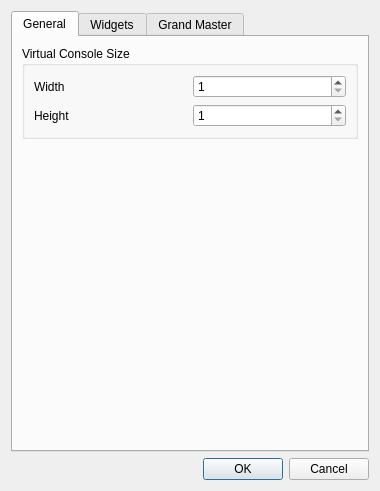
<?xml version="1.0" encoding="UTF-8"?>
<ui version="4.0">
 <author>Massimo Callegari</author>
 <comment>
  Q Light Controller Plus
  vcproperties.ui

  Copyright (c) 2015 Massimo Callegari

  Licensed under the Apache License, Version 2.0 (the "License");
  you may not use this file except in compliance with the License.
  You may obtain a copy of the License at

      http://www.apache.org/licenses/LICENSE-2.0.txt

  Unless required by applicable law or agreed to in writing, software
  distributed under the License is distributed on an "AS IS" BASIS,
  WITHOUT WARRANTIES OR CONDITIONS OF ANY KIND, either express or implied.
  See the License for the specific language governing permissions and
  limitations under the License.
 </comment>
 <class>VCPropertiesEditor</class>
 <widget class="QDialog" name="VCPropertiesEditor">
  <property name="geometry">
   <rect>
    <x>0</x>
    <y>0</y>
    <width>380</width>
    <height>491</height>
   </rect>
  </property>
  <property name="windowTitle">
   <string>Virtual Console Settings</string>
  </property>
  <layout class="QVBoxLayout" name="verticalLayout">
   <item>
    <widget class="QTabWidget" name="m_tab">
     <property name="currentIndex">
      <number>0</number>
     </property>
     <widget class="QWidget" name="Layout">
      <attribute name="title">
       <string>General</string>
      </attribute>
      <layout class="QGridLayout" name="gridLayout_3">
       <item row="0" column="0">
        <widget class="QGroupBox" name="m_sizeGroup">
         <property name="title">
          <string>Virtual Console Size</string>
         </property>
         <layout class="QGridLayout" name="gridLayout">
          <item row="0" column="0">
           <widget class="QLabel" name="label_3">
            <property name="text">
             <string>Width</string>
            </property>
           </widget>
          </item>
          <item row="0" column="1">
           <widget class="QSpinBox" name="m_sizeXSpin">
            <property name="toolTip">
             <string>Widget grid layout X resolution</string>
            </property>
            <property name="suffix">
             <string/>
            </property>
            <property name="minimum">
             <number>1</number>
            </property>
            <property name="maximum">
             <number>9999</number>
            </property>
            <property name="value">
             <number>1</number>
            </property>
           </widget>
          </item>
          <item row="1" column="0">
           <widget class="QLabel" name="label_4">
            <property name="text">
             <string>Height</string>
            </property>
           </widget>
          </item>
          <item row="1" column="1">
           <widget class="QSpinBox" name="m_sizeYSpin">
            <property name="toolTip">
             <string>Widget grid layout X resolution</string>
            </property>
            <property name="suffix">
             <string/>
            </property>
            <property name="minimum">
             <number>1</number>
            </property>
            <property name="maximum">
             <number>9999</number>
            </property>
            <property name="value">
             <number>1</number>
            </property>
           </widget>
          </item>
         </layout>
        </widget>
       </item>
       <item row="1" column="0">
        <spacer name="verticalSpacer_2">
         <property name="orientation">
          <enum>Qt::Vertical</enum>
         </property>
         <property name="sizeHint" stdset="0">
          <size>
           <width>20</width>
           <height>111</height>
          </size>
         </property>
        </spacer>
       </item>
      </layout>
     </widget>
     <widget class="QWidget" name="tab">
      <attribute name="title">
       <string>Widgets</string>
      </attribute>
      <layout class="QGridLayout" name="gridLayout_9">
       <item row="0" column="0">
        <widget class="QGroupBox" name="groupBox_3">
         <property name="sizePolicy">
          <sizepolicy hsizetype="Preferred" vsizetype="Preferred">
           <horstretch>0</horstretch>
           <verstretch>0</verstretch>
          </sizepolicy>
         </property>
         <property name="title">
          <string>Widgets default properties</string>
         </property>
         <layout class="QGridLayout" name="gridLayout_2">
          <item row="7" column="1">
           <widget class="QSpinBox" name="m_frameWspin">
            <property name="alignment">
             <set>Qt::AlignRight|Qt::AlignTrailing|Qt::AlignVCenter</set>
            </property>
            <property name="suffix">
             <string notr="true">px</string>
            </property>
            <property name="minimum">
             <number>5</number>
            </property>
            <property name="maximum">
             <number>1000</number>
            </property>
           </widget>
          </item>
          <item row="5" column="0">
           <widget class="QLabel" name="label_10">
            <property name="text">
             <string>XY Pad size</string>
            </property>
           </widget>
          </item>
          <item row="4" column="0">
           <widget class="QLabel" name="label_18">
            <property name="text">
             <string>Speed dial value</string>
            </property>
           </widget>
          </item>
          <item row="7" column="2">
           <widget class="QLabel" name="label_15">
            <property name="text">
             <string notr="true">x</string>
            </property>
           </widget>
          </item>
          <item row="7" column="3">
           <widget class="QSpinBox" name="m_frameHspin">
            <property name="alignment">
             <set>Qt::AlignRight|Qt::AlignTrailing|Qt::AlignVCenter</set>
            </property>
            <property name="suffix">
             <string notr="true">px</string>
            </property>
            <property name="minimum">
             <number>5</number>
            </property>
            <property name="maximum">
             <number>1000</number>
            </property>
           </widget>
          </item>
          <item row="8" column="2">
           <widget class="QLabel" name="label_17">
            <property name="text">
             <string notr="true">x</string>
            </property>
           </widget>
          </item>
          <item row="0" column="2">
           <widget class="QLabel" name="label_5">
            <property name="sizePolicy">
             <sizepolicy hsizetype="Fixed" vsizetype="Preferred">
              <horstretch>0</horstretch>
              <verstretch>0</verstretch>
             </sizepolicy>
            </property>
            <property name="text">
             <string notr="true">x</string>
            </property>
           </widget>
          </item>
          <item row="6" column="2">
           <widget class="QLabel" name="label_13">
            <property name="text">
             <string notr="true">x</string>
            </property>
           </widget>
          </item>
          <item row="2" column="0">
           <widget class="QLabel" name="label_6">
            <property name="text">
             <string>Slider size</string>
            </property>
           </widget>
          </item>
          <item row="9" column="0">
           <widget class="QLabel" name="label_20">
            <property name="text">
             <string>Audio triggers size</string>
            </property>
           </widget>
          </item>
          <item row="2" column="2">
           <widget class="QLabel" name="label_7">
            <property name="text">
             <string notr="true">x</string>
            </property>
           </widget>
          </item>
          <item row="8" column="0">
           <widget class="QLabel" name="label_16">
            <property name="text">
             <string>Solo frame size</string>
            </property>
           </widget>
          </item>
          <item row="1" column="3">
           <widget class="QRadioButton" name="m_buttonStatusBorderRadio">
            <property name="text">
             <string>Border</string>
            </property>
            <property name="checked">
             <bool>true</bool>
            </property>
           </widget>
          </item>
          <item row="8" column="1">
           <widget class="QSpinBox" name="m_soloWspin">
            <property name="alignment">
             <set>Qt::AlignRight|Qt::AlignTrailing|Qt::AlignVCenter</set>
            </property>
            <property name="suffix">
             <string notr="true">px</string>
            </property>
            <property name="minimum">
             <number>5</number>
            </property>
            <property name="maximum">
             <number>1000</number>
            </property>
           </widget>
          </item>
          <item row="2" column="3">
           <widget class="QSpinBox" name="m_sliderHspin">
            <property name="alignment">
             <set>Qt::AlignRight|Qt::AlignTrailing|Qt::AlignVCenter</set>
            </property>
            <property name="suffix">
             <string notr="true">px</string>
            </property>
            <property name="minimum">
             <number>5</number>
            </property>
            <property name="maximum">
             <number>1000</number>
            </property>
            <property name="value">
             <number>5</number>
            </property>
           </widget>
          </item>
          <item row="3" column="2">
           <widget class="QLabel" name="label_9">
            <property name="text">
             <string notr="true">x</string>
            </property>
           </widget>
          </item>
          <item row="9" column="2">
           <widget class="QLabel" name="label_21">
            <property name="text">
             <string notr="true">x</string>
            </property>
           </widget>
          </item>
          <item row="3" column="1">
           <widget class="QSpinBox" name="m_speedWspin">
            <property name="alignment">
             <set>Qt::AlignRight|Qt::AlignTrailing|Qt::AlignVCenter</set>
            </property>
            <property name="suffix">
             <string notr="true">px</string>
            </property>
            <property name="minimum">
             <number>5</number>
            </property>
            <property name="maximum">
             <number>1000</number>
            </property>
            <property name="value">
             <number>5</number>
            </property>
           </widget>
          </item>
          <item row="7" column="0">
           <widget class="QLabel" name="label_14">
            <property name="text">
             <string>Frame size</string>
            </property>
           </widget>
          </item>
          <item row="5" column="2">
           <widget class="QLabel" name="label_11">
            <property name="text">
             <string notr="true">x</string>
            </property>
           </widget>
          </item>
          <item row="6" column="3">
           <widget class="QSpinBox" name="m_cuelistHspin">
            <property name="alignment">
             <set>Qt::AlignRight|Qt::AlignTrailing|Qt::AlignVCenter</set>
            </property>
            <property name="suffix">
             <string notr="true">px</string>
            </property>
            <property name="minimum">
             <number>5</number>
            </property>
            <property name="maximum">
             <number>1000</number>
            </property>
           </widget>
          </item>
          <item row="9" column="1">
           <widget class="QSpinBox" name="m_audioWspin">
            <property name="alignment">
             <set>Qt::AlignRight|Qt::AlignTrailing|Qt::AlignVCenter</set>
            </property>
            <property name="suffix">
             <string>px</string>
            </property>
            <property name="minimum">
             <number>5</number>
            </property>
            <property name="maximum">
             <number>1000</number>
            </property>
           </widget>
          </item>
          <item row="3" column="3">
           <widget class="QSpinBox" name="m_speedHspin">
            <property name="alignment">
             <set>Qt::AlignRight|Qt::AlignTrailing|Qt::AlignVCenter</set>
            </property>
            <property name="suffix">
             <string notr="true">px</string>
            </property>
            <property name="minimum">
             <number>5</number>
            </property>
            <property name="maximum">
             <number>1000</number>
            </property>
            <property name="value">
             <number>5</number>
            </property>
           </widget>
          </item>
          <item row="2" column="1">
           <widget class="QSpinBox" name="m_sliderWspin">
            <property name="alignment">
             <set>Qt::AlignRight|Qt::AlignTrailing|Qt::AlignVCenter</set>
            </property>
            <property name="suffix">
             <string notr="true">px</string>
            </property>
            <property name="minimum">
             <number>5</number>
            </property>
            <property name="maximum">
             <number>1000</number>
            </property>
            <property name="value">
             <number>5</number>
            </property>
           </widget>
          </item>
          <item row="5" column="3">
           <widget class="QSpinBox" name="m_xypadHspin">
            <property name="alignment">
             <set>Qt::AlignRight|Qt::AlignTrailing|Qt::AlignVCenter</set>
            </property>
            <property name="suffix">
             <string notr="true">px</string>
            </property>
            <property name="minimum">
             <number>5</number>
            </property>
            <property name="maximum">
             <number>1000</number>
            </property>
           </widget>
          </item>
          <item row="5" column="1">
           <widget class="QSpinBox" name="m_xypadWspin">
            <property name="alignment">
             <set>Qt::AlignRight|Qt::AlignTrailing|Qt::AlignVCenter</set>
            </property>
            <property name="suffix">
             <string notr="true">px</string>
            </property>
            <property name="minimum">
             <number>5</number>
            </property>
            <property name="maximum">
             <number>1000</number>
            </property>
           </widget>
          </item>
          <item row="9" column="3">
           <widget class="QSpinBox" name="m_audioHspin">
            <property name="alignment">
             <set>Qt::AlignRight|Qt::AlignTrailing|Qt::AlignVCenter</set>
            </property>
            <property name="suffix">
             <string>px</string>
            </property>
            <property name="minimum">
             <number>5</number>
            </property>
            <property name="maximum">
             <number>1000</number>
            </property>
           </widget>
          </item>
          <item row="0" column="1">
           <widget class="QSpinBox" name="m_buttonWspin">
            <property name="alignment">
             <set>Qt::AlignRight|Qt::AlignTrailing|Qt::AlignVCenter</set>
            </property>
            <property name="suffix">
             <string notr="true">px</string>
            </property>
            <property name="minimum">
             <number>5</number>
            </property>
            <property name="maximum">
             <number>1000</number>
            </property>
            <property name="value">
             <number>5</number>
            </property>
           </widget>
          </item>
          <item row="8" column="3">
           <widget class="QSpinBox" name="m_soloHspin">
            <property name="alignment">
             <set>Qt::AlignRight|Qt::AlignTrailing|Qt::AlignVCenter</set>
            </property>
            <property name="suffix">
             <string notr="true">px</string>
            </property>
            <property name="minimum">
             <number>5</number>
            </property>
            <property name="maximum">
             <number>1000</number>
            </property>
           </widget>
          </item>
          <item row="4" column="1" colspan="3">
           <widget class="QLineEdit" name="m_speedValueEdit">
            <property name="alignment">
             <set>Qt::AlignRight|Qt::AlignTrailing|Qt::AlignVCenter</set>
            </property>
           </widget>
          </item>
          <item row="1" column="1">
           <widget class="QRadioButton" name="m_buttonStatusLEDRadio">
            <property name="text">
             <string>LED</string>
            </property>
            <property name="checked">
             <bool>false</bool>
            </property>
           </widget>
          </item>
          <item row="0" column="0">
           <widget class="QLabel" name="label_2">
            <property name="text">
             <string>Button size</string>
            </property>
           </widget>
          </item>
          <item row="6" column="0">
           <widget class="QLabel" name="label_12">
            <property name="text">
             <string>Cue List size</string>
            </property>
           </widget>
          </item>
          <item row="0" column="3">
           <widget class="QSpinBox" name="m_buttonHspin">
            <property name="alignment">
             <set>Qt::AlignRight|Qt::AlignTrailing|Qt::AlignVCenter</set>
            </property>
            <property name="suffix">
             <string notr="true">px</string>
            </property>
            <property name="minimum">
             <number>5</number>
            </property>
            <property name="maximum">
             <number>1000</number>
            </property>
            <property name="value">
             <number>5</number>
            </property>
           </widget>
          </item>
          <item row="3" column="0">
           <widget class="QLabel" name="label_8">
            <property name="text">
             <string>Speed dial size</string>
            </property>
           </widget>
          </item>
          <item row="6" column="1">
           <widget class="QSpinBox" name="m_cuelistWspin">
            <property name="alignment">
             <set>Qt::AlignRight|Qt::AlignTrailing|Qt::AlignVCenter</set>
            </property>
            <property name="suffix">
             <string notr="true">px</string>
            </property>
            <property name="minimum">
             <number>5</number>
            </property>
            <property name="maximum">
             <number>1000</number>
            </property>
           </widget>
          </item>
          <item row="1" column="0">
           <widget class="QLabel" name="label_19">
            <property name="text">
             <string>Button status style</string>
            </property>
           </widget>
          </item>
          <item row="10" column="0">
           <widget class="QLabel" name="label_22">
            <property name="text">
             <string>Animation size</string>
            </property>
           </widget>
          </item>
          <item row="10" column="1">
           <widget class="QSpinBox" name="m_matrixWspin">
            <property name="alignment">
             <set>Qt::AlignRight|Qt::AlignTrailing|Qt::AlignVCenter</set>
            </property>
            <property name="suffix">
             <string>px</string>
            </property>
            <property name="minimum">
             <number>5</number>
            </property>
            <property name="maximum">
             <number>1000</number>
            </property>
           </widget>
          </item>
          <item row="10" column="2">
           <widget class="QLabel" name="label_23">
            <property name="text">
             <string notr="true">x</string>
            </property>
           </widget>
          </item>
          <item row="10" column="3">
           <widget class="QSpinBox" name="m_matrixHspin">
            <property name="alignment">
             <set>Qt::AlignRight|Qt::AlignTrailing|Qt::AlignVCenter</set>
            </property>
            <property name="suffix">
             <string>px</string>
            </property>
            <property name="minimum">
             <number>5</number>
            </property>
            <property name="maximum">
             <number>1000</number>
            </property>
           </widget>
          </item>
         </layout>
        </widget>
       </item>
      </layout>
     </widget>
     <widget class="QWidget" name="GrandMaster">
      <attribute name="title">
       <string>Grand Master</string>
      </attribute>
      <layout class="QGridLayout" name="gridLayout_6">
       <item row="0" column="0">
        <widget class="QGroupBox" name="m_gmChannelsGroup">
         <property name="title">
          <string>Channels</string>
         </property>
         <layout class="QVBoxLayout" name="verticalLayout_2">
          <item>
           <widget class="QRadioButton" name="m_gmIntensityRadio">
            <property name="toolTip">
             <string>Apply Grand Master only to Intensity channels.</string>
            </property>
            <property name="text">
             <string>Intensity</string>
            </property>
           </widget>
          </item>
           <item>
            <widget class="QRadioButton" name="m_gmNonIntensityRadio">
             <property name="toolTip">
              <string>Apply Grand Master only to non-Intensity channels.</string>
             </property>
             <property name="text">
              <string>Non-Intensity</string>
             </property>
            </widget>
           </item>
          <item>
           <widget class="QRadioButton" name="m_gmAllChannelsRadio">
            <property name="toolTip">
             <string>Apply Grand Master to all channels.</string>
            </property>
            <property name="text">
             <string>All channels</string>
            </property>
           </widget>
          </item>
         </layout>
        </widget>
       </item>
       <item row="0" column="1">
        <widget class="QGroupBox" name="m_gmValuesGroup">
         <property name="title">
          <string>Values</string>
         </property>
         <layout class="QVBoxLayout" name="verticalLayout_3">
          <item>
           <widget class="QRadioButton" name="m_gmReduceRadio">
            <property name="toolTip">
             <string>Make Grand Master reduce levels by a percentage.</string>
            </property>
            <property name="text">
             <string>Reduce</string>
            </property>
           </widget>
          </item>
          <item>
           <widget class="QRadioButton" name="m_gmLimitRadio">
            <property name="toolTip">
             <string>Make Grand Master limit the maximum channel values.</string>
            </property>
            <property name="text">
             <string>Limit</string>
            </property>
           </widget>
          </item>
         </layout>
        </widget>
       </item>
       <item row="2" column="0" colspan="2">
        <widget class="QGroupBox" name="groupBox">
         <property name="title">
          <string>External Input</string>
         </property>
         <layout class="QGridLayout" name="gridLayout_4">
          <item row="0" column="0">
           <widget class="QLabel" name="m_gmInputUniverseLabel">
            <property name="text">
             <string>Input Universe</string>
            </property>
           </widget>
          </item>
          <item row="0" column="2" colspan="2">
           <widget class="QLineEdit" name="m_gmInputUniverseEdit">
            <property name="toolTip">
             <string>Input universe for Grand Master slider.</string>
            </property>
            <property name="readOnly">
             <bool>true</bool>
            </property>
           </widget>
          </item>
          <item row="1" column="0">
           <widget class="QLabel" name="m_gmInputChannelLabel">
            <property name="text">
             <string>Input Channel</string>
            </property>
           </widget>
          </item>
          <item row="1" column="2" colspan="2">
           <widget class="QLineEdit" name="m_gmInputChannelEdit">
            <property name="toolTip">
             <string>Input channel for Grand Master slider.</string>
            </property>
            <property name="readOnly">
             <bool>true</bool>
            </property>
           </widget>
          </item>
          <item row="2" column="0" colspan="2">
           <spacer name="horizontalSpacer_5">
            <property name="orientation">
             <enum>Qt::Horizontal</enum>
            </property>
            <property name="sizeHint" stdset="0">
             <size>
              <width>165</width>
              <height>20</height>
             </size>
            </property>
           </spacer>
          </item>
          <item row="2" column="2">
           <widget class="QPushButton" name="m_autoDetectGrandMasterInputButton">
            <property name="toolTip">
             <string>When toggled, you can move an external slider/knob to assign it to the Grand Master slider.</string>
            </property>
            <property name="text">
             <string>Auto Detect</string>
            </property>
            <property name="checkable">
             <bool>true</bool>
            </property>
            <property name="checked">
             <bool>false</bool>
            </property>
           </widget>
          </item>
          <item row="2" column="3">
           <widget class="QPushButton" name="m_chooseGrandMasterInputButton">
            <property name="toolTip">
             <string>Choose an external input universe &amp; channel that the Grand Master slider should listen to.</string>
            </property>
            <property name="text">
             <string>Choose...</string>
            </property>
           </widget>
          </item>
         </layout>
        </widget>
       </item>
       <item row="3" column="0" colspan="2">
        <spacer name="verticalSpacer">
         <property name="orientation">
          <enum>Qt::Vertical</enum>
         </property>
         <property name="sizeHint" stdset="0">
          <size>
           <width>20</width>
           <height>40</height>
          </size>
         </property>
        </spacer>
       </item>
       <item row="1" column="0" colspan="2">
        <widget class="QGroupBox" name="groupBox_2">
         <property name="title">
          <string>Slider movement</string>
         </property>
         <layout class="QHBoxLayout" name="horizontalLayout_2">
          <item>
           <widget class="QRadioButton" name="m_gmSliderModeNormalRadio">
            <property name="text">
             <string>Normal</string>
            </property>
           </widget>
          </item>
          <item>
           <widget class="QRadioButton" name="m_gmSliderModeInvertedRadio">
            <property name="text">
             <string>Inverted</string>
            </property>
           </widget>
          </item>
         </layout>
        </widget>
       </item>
      </layout>
     </widget>
    </widget>
   </item>
   <item>
    <widget class="QDialogButtonBox" name="m_buttonBox">
     <property name="orientation">
      <enum>Qt::Horizontal</enum>
     </property>
     <property name="standardButtons">
      <set>QDialogButtonBox::Cancel|QDialogButtonBox::Ok</set>
     </property>
    </widget>
   </item>
  </layout>
 </widget>
 <tabstops>
  <tabstop>m_sizeXSpin</tabstop>
  <tabstop>m_sizeYSpin</tabstop>
  <tabstop>m_buttonWspin</tabstop>
  <tabstop>m_buttonHspin</tabstop>
  <tabstop>m_sliderWspin</tabstop>
  <tabstop>m_sliderHspin</tabstop>
  <tabstop>m_speedWspin</tabstop>
  <tabstop>m_speedHspin</tabstop>
  <tabstop>m_speedValueEdit</tabstop>
  <tabstop>m_xypadWspin</tabstop>
  <tabstop>m_xypadHspin</tabstop>
  <tabstop>m_cuelistWspin</tabstop>
  <tabstop>m_cuelistHspin</tabstop>
  <tabstop>m_frameWspin</tabstop>
  <tabstop>m_frameHspin</tabstop>
  <tabstop>m_soloWspin</tabstop>
  <tabstop>m_soloHspin</tabstop>
  <tabstop>m_gmIntensityRadio</tabstop>
  <tabstop>m_gmNonIntensityRadio</tabstop>
  <tabstop>m_gmReduceRadio</tabstop>
  <tabstop>m_gmAllChannelsRadio</tabstop>
  <tabstop>m_gmLimitRadio</tabstop>
  <tabstop>m_gmSliderModeNormalRadio</tabstop>
  <tabstop>m_gmSliderModeInvertedRadio</tabstop>
  <tabstop>m_gmInputUniverseEdit</tabstop>
  <tabstop>m_gmInputChannelEdit</tabstop>
  <tabstop>m_autoDetectGrandMasterInputButton</tabstop>
  <tabstop>m_chooseGrandMasterInputButton</tabstop>
  <tabstop>m_buttonBox</tabstop>
  <tabstop>m_tab</tabstop>
 </tabstops>
 <resources/>
 <connections>
  <connection>
   <sender>m_buttonBox</sender>
   <signal>accepted()</signal>
   <receiver>VCPropertiesEditor</receiver>
   <slot>accept()</slot>
   <hints>
    <hint type="sourcelabel">
     <x>266</x>
     <y>381</y>
    </hint>
    <hint type="destinationlabel">
     <x>157</x>
     <y>274</y>
    </hint>
   </hints>
  </connection>
  <connection>
   <sender>m_buttonBox</sender>
   <signal>rejected()</signal>
   <receiver>VCPropertiesEditor</receiver>
   <slot>reject()</slot>
   <hints>
    <hint type="sourcelabel">
     <x>334</x>
     <y>381</y>
    </hint>
    <hint type="destinationlabel">
     <x>286</x>
     <y>274</y>
    </hint>
   </hints>
  </connection>
  <connection>
   <sender>m_autoDetectGrandMasterInputButton</sender>
   <signal>toggled(bool)</signal>
   <receiver>VCPropertiesEditor</receiver>
   <slot>slotAutoDetectGrandMasterInputToggled(bool)</slot>
   <hints>
    <hint type="sourcelabel">
     <x>234</x>
     <y>299</y>
    </hint>
    <hint type="destinationlabel">
     <x>3</x>
     <y>246</y>
    </hint>
   </hints>
  </connection>
  <connection>
   <sender>m_chooseGrandMasterInputButton</sender>
   <signal>clicked()</signal>
   <receiver>VCPropertiesEditor</receiver>
   <slot>slotChooseGrandMasterInputClicked()</slot>
   <hints>
    <hint type="sourcelabel">
     <x>319</x>
     <y>299</y>
    </hint>
    <hint type="destinationlabel">
     <x>3</x>
     <y>285</y>
    </hint>
   </hints>
  </connection>
  <connection>
   <sender>m_gmIntensityRadio</sender>
   <signal>toggled(bool)</signal>
   <receiver>VCPropertiesEditor</receiver>
   <slot>slotGrandMasterIntensityToggled(bool)</slot>
   <hints>
    <hint type="sourcelabel">
     <x>121</x>
     <y>84</y>
    </hint>
    <hint type="destinationlabel">
     <x>4</x>
     <y>154</y>
    </hint>
   </hints>
  </connection>
  <connection>
   <sender>m_gmNonIntensityRadio</sender>
   <signal>toggled(bool)</signal>
   <receiver>VCPropertiesEditor</receiver>
   <slot>slotGrandMasterNonIntensityToggled(bool)</slot>
  </connection>
  <connection>
    <sender>m_gmAllChannelsRadio</sender>
    <signal>toggled(bool)</signal>
    <receiver>VCPropertiesEditor</receiver>
    <slot>slotGrandMasterAllChannelsToggled(bool)</slot>
  </connection>
  <connection>
   <sender>m_gmReduceRadio</sender>
   <signal>toggled(bool)</signal>
   <receiver>VCPropertiesEditor</receiver>
   <slot>slotGrandMasterReduceToggled(bool)</slot>
   <hints>
    <hint type="sourcelabel">
     <x>319</x>
     <y>84</y>
    </hint>
    <hint type="destinationlabel">
     <x>350</x>
     <y>106</y>
    </hint>
   </hints>
  </connection>
  <connection>
   <sender>m_sizeXSpin</sender>
   <signal>valueChanged(int)</signal>
   <receiver>VCPropertiesEditor</receiver>
   <slot>slotSizeXChanged(int)</slot>
   <hints>
    <hint type="sourcelabel">
     <x>319</x>
     <y>83</y>
    </hint>
    <hint type="destinationlabel">
     <x>2</x>
     <y>122</y>
    </hint>
   </hints>
  </connection>
  <connection>
   <sender>m_sizeYSpin</sender>
   <signal>valueChanged(int)</signal>
   <receiver>VCPropertiesEditor</receiver>
   <slot>slotSizeYChanged(int)</slot>
   <hints>
    <hint type="sourcelabel">
     <x>319</x>
     <y>109</y>
    </hint>
    <hint type="destinationlabel">
     <x>1</x>
     <y>112</y>
    </hint>
   </hints>
  </connection>
  <connection>
   <sender>m_gmSliderModeNormalRadio</sender>
   <signal>toggled(bool)</signal>
   <receiver>VCPropertiesEditor</receiver>
   <slot>slotGrandMasterSliderNormalToggled(bool)</slot>
   <hints>
    <hint type="sourcelabel">
     <x>75</x>
     <y>167</y>
    </hint>
    <hint type="destinationlabel">
     <x>149</x>
     <y>838</y>
    </hint>
   </hints>
  </connection>
 </connections>
 <slots>
  <slot>slotGridXChanged(int)</slot>
  <slot>slotGridYChanged(int)</slot>
  <slot>slotAutoDetectGrandMasterInputToggled(bool)</slot>
  <slot>slotChooseGrandMasterInputClicked()</slot>
  <slot>slotGrandMasterIntensityToggled(bool)</slot>
  <slot>slotGrandMasterReduceToggled(bool)</slot>
  <slot>slotAutoDetectBlackoutInputToggled(bool)</slot>
  <slot>slotChooseBlackoutInputClicked()</slot>
  <slot>slotSizeXChanged(int)</slot>
  <slot>slotSizeYChanged(int)</slot>
  <slot>slotGrandMasterSliderNormalToggled(bool)</slot>
 </slots>
</ui>
